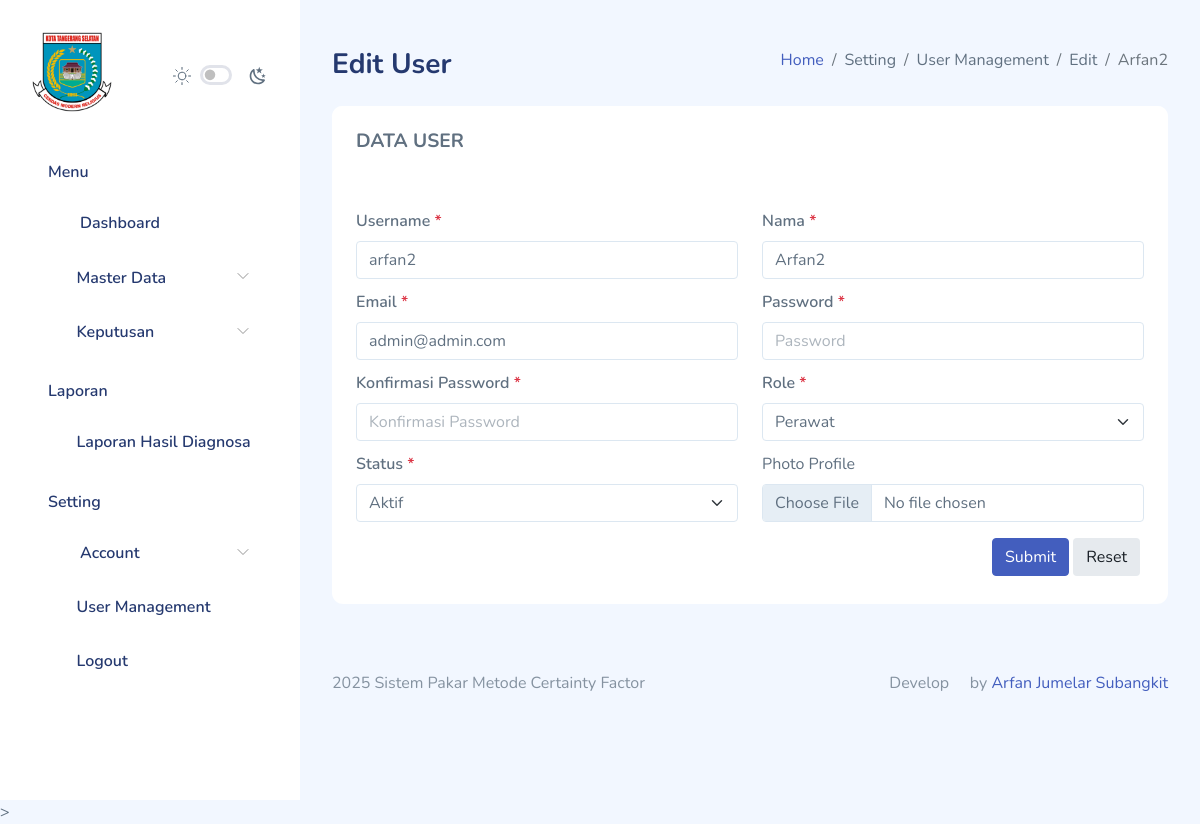
The page /user_management/edit_users.php?id=5 (signed in) on the database as committed earlier.
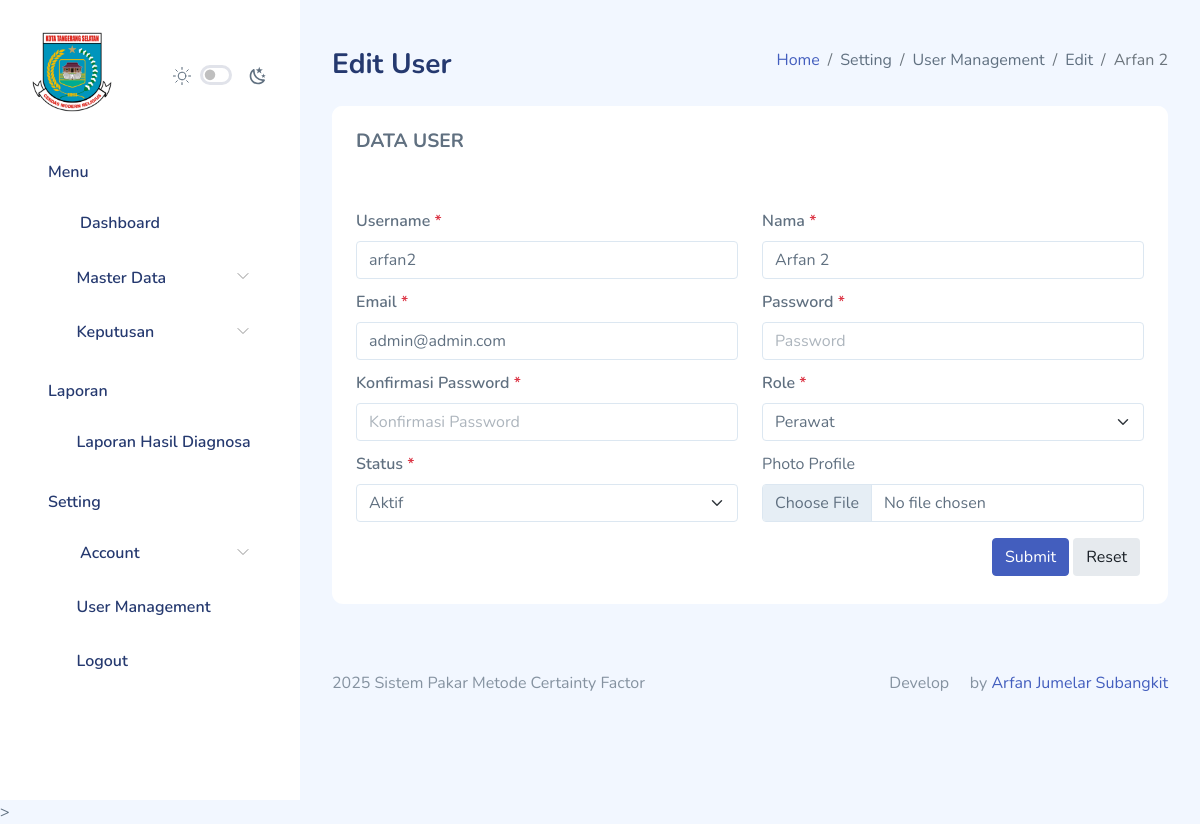
The same page on the database as committed later.
### tables this page shows
CREATE TABLE `users` (
  `id` int(11) NOT NULL,
  `username` varchar(250) NOT NULL,
  `nama` varchar(250) NOT NULL,
  `email` varchar(250) NOT NULL,
  `password` varchar(250) NOT NULL,
  `role` enum('Admin','Perawat') NOT NULL,
  `status` enum('Aktif','Tidak Aktif') NOT NULL,
  `avatar` varchar(250) NOT NULL,
  `created_at` timestamp NOT NULL DEFAULT current_timestamp(),
  `updated_at` timestamp NULL DEFAULT NULL
);

### functions.php (called while the page is built, shortened)
<?php
$db = mysqli_connect("localhost", "root", "", "dev-arfan");
function query($query)
{
    global $db;
    $result = mysqli_query($db, $query);
    $rows = [];
    if ($result) {
        if (mysqli_num_rows($result) > 0) {
            while ($row = mysqli_fetch_assoc($result)) {
                $rows[] = $row;
            }
        }
    } else {
        echo "Error: " . mysqli_error($db);
    }
    return $rows;
}

### user_management/edit_users.php (the view, shortened to what the changed rows need)
<?php
include_once("../auth_check.php");
if (isset($_GET["id"]) && is_numeric($_GET["id"])) {
    $id = $_GET["id"];
} else {
    header("HTTP/1.1 404 Not Found");
    include("../error/error-404.html");
    exit;
}
$users = query("SELECT * FROM users WHERE id = $id");
$users = $users[0];
?>
<!DOCTYPE html>
<html lang="en">
<head>
    <link rel="stylesheet" href="../assets/extensions/sweetalert2/sweetalert2.min.css">
    <link rel="stylesheet" href="../assets/compiled/css/app.css">
    <link rel="stylesheet" href="../assets/compiled/css/app-dark.css">
    <link rel="stylesheet" href="../assets/extensions/@fortawesome/fontawesome-free/css/all.min.css">
</head>
<body>
    <div id="app">
        <div id="main">
            <div class="page-heading">
                <div class="page-title mb-3">
                    <div class="row">
                        <div class="col-12 col-md-6 order-md-2 order-first">
                            <nav
                                aria-label="breadcrumb"
                                class="breadcrumb-header float-start float-lg-end">
                                <ol class="breadcrumb">
                                    <li class="breadcrumb-item"><a href="../dashboard">Home</a></li>
                                    <li class="breadcrumb-item" aria-current="page">
                                        Setting
                                    </li>
                                    <li class="breadcrumb-item" aria-current="page">User Management</li>
                                    <li class="breadcrumb-item" aria-current="page">Edit</li>
                                    <li class="breadcrumb-item active" aria-current="page"><?= $users["nama"]; ?></li>
                                </ol>
                            </nav>
                        </div>
                    </div>
                </div>
                <section id="multiple-column-form">
                    <div class="row match-height">
                        <div class="col-12">
                            <div class="card">
                                <div class="card-content">
                                    <div class="card-body">
                                        <form method="POST" action="" enctype="multipart/form-data" class="form" data-parsley-validate id="myForm">
                                            <div class="row">
                                                <div class="col-md-6 col-12">
                                                    <div class="form-group mandatory">
                                                        <label for="username" class="form-label">Username</label>
                                                        <input
                                                            type="text"
                                                            id="username"
                                                            class="form-control"
                                                            placeholder="Username"
                                                            name="username"
                                                            value="<?= $users["username"]; ?>"
                                                            data-parsley-required="true" />
                                                    </div>
                                                </div>
                                                <div class="col-md-6 col-12">
                                                    <div class="form-group mandatory">
                                                        <label for="nama" class="form-label">Nama</label>
                                                        <input
                                                            type="text"
                                                            id="nama"
                                                            class="form-control"
                                                            placeholder="Nama"
                                                            name="nama"
                                                            value="<?= $users["nama"]; ?>"
                                                            data-parsley-required="true" />
                                                    </div>
                                                </div>
                                                <div class="col-md-6 col-12">
                                                    <div class="form-group mandatory">
                                                        <label for="email" class="form-label">Email</label>
                                                        <input
                                                            type="email"
                                                            id="email"
                                                            class="form-control"
                                                            placeholder="EMail"
                                                            name="email"
                                                            value="<?= $users["email"]; ?>"
                                                            data-parsley-required="true" />
                                                    </div>
                                                </div>
                                                <div class="col-md-6 col-12">
                                                    <fieldset class="form-group mandatory">
                                                        <label for="role" class="form-label">Role</label>
                                                        <select class="form-select" id="role" name="role" required>
                                                            <option value="Perawat" <?= ($users["role"] == "Perawat") ? "selected" : "" ?>>Perawat</option>
                                                        </select>
                                                    </fieldset>
                                                </div>
                                                <div class="col-md-6 col-12">
                                                    <fieldset class="form-group mandatory">
                                                        <label for="status" class="form-label">Status</label>
                                                        <select class="form-select" id="status" name="status" required>
                                                            <option value="Aktif" <?= ($users["status"] == "Aktif") ? "selected" : "" ?>>Aktif</option>
                                                        </select>
                                                    </fieldset>
                                                </div>
                                            </div>
                                        </form>
                                    </div>
                                </div>
                            </div>
                        </div>
                    </div>
                </section>
            </div>
        </div>
    </div>
</body>
</html>

Rows that differ between the two databases and show on the page:
changed users "arfan2": nama "Arfan2" → "Arfan 2"
